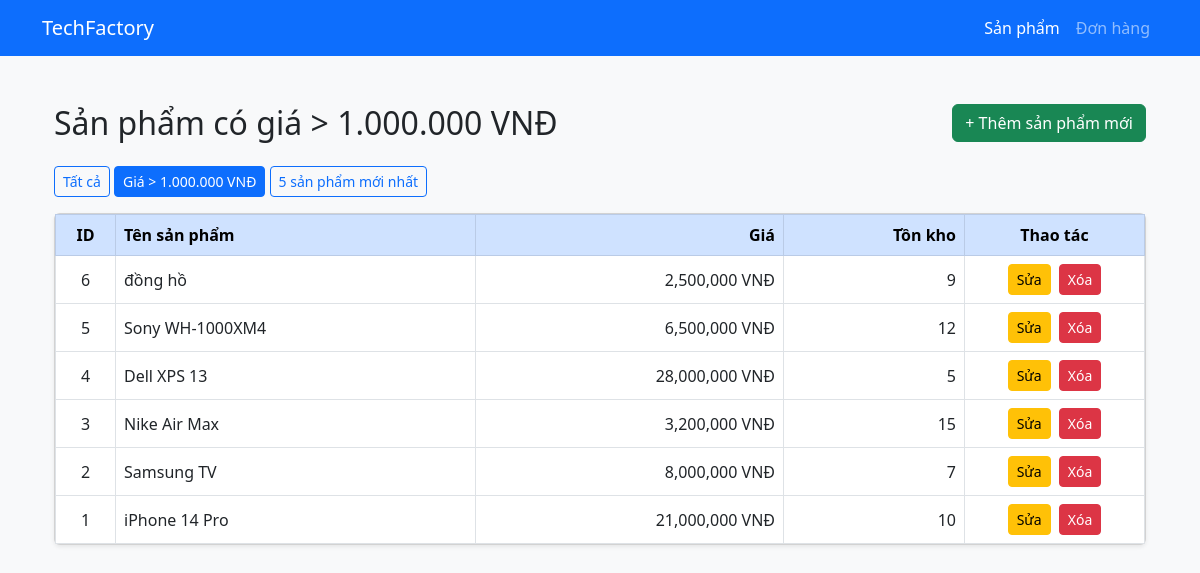
The page /ngay9/index.php?page=products&filter_price=1 on the database its author committed.
### tables this page shows
CREATE TABLE `products` (
  `id` int NOT NULL,
  `product_name` varchar(255) DEFAULT NULL,
  `brand` varchar(255) DEFAULT NULL,
  `description` text,
  `unit_price` int DEFAULT NULL,
  `category` varchar(255) DEFAULT NULL,
  `stock_quantity` int DEFAULT NULL,
  `image` varchar(255) DEFAULT NULL
);

### ngay9/views/products/index.php (the view, shortened to what this page needs)
<?php
require_once __DIR__ . '/../../models/Product.php';
$filter_price = isset($_GET['filter_price']) ? true : false;
$show_latest = isset($_GET['latest']) ? true : false;
if ($filter_price) {
    $products = $pdo->query("SELECT * FROM products WHERE unit_price > 1000000 ORDER BY id DESC")->fetchAll();
    $filter_title = "Sản phẩm có giá > 1.000.000 VNĐ";
} elseif ($show_latest) {
    $products = $pdo->query("SELECT * FROM products ORDER BY id DESC LIMIT 5")->fetchAll();
    $filter_title = "5 sản phẩm mới nhất";
} else {
    $products = $pdo->query("SELECT * FROM products ORDER BY id DESC")->fetchAll();
    $filter_title = "Tất cả sản phẩm";
}
?>
<!DOCTYPE html>
<html>
<head>
    <link href="https://cdn.jsdelivr.net/npm/bootstrap@5.3.0/dist/css/bootstrap.min.css" rel="stylesheet">
</head>
<body class="bg-light">
<div class="container mt-5">
    <div class="d-flex justify-content-between align-items-center mb-4">
        <h2 class="mb-0"><?= $filter_title ?></h2>
        <a href="index.php?page=products&add=1" class="btn btn-success">+ Thêm sản phẩm mới</a>
    </div>
    <div class="mb-3">
        <a href="index.php?page=products" class="btn btn-outline-primary btn-sm<?= !$filter_price && !$show_latest ? ' active' : '' ?>">Tất cả</a>
        <a href="index.php?page=products&filter_price=1" class="btn btn-outline-primary btn-sm<?= $filter_price ? ' active' : '' ?>">Giá &gt; 1.000.000 VNĐ</a>
        <a href="index.php?page=products&latest=1" class="btn btn-outline-primary btn-sm<?= $show_latest ? ' active' : '' ?>">5 sản phẩm mới nhất</a>
    </div>
    <div class="card shadow-sm">
        <div class="card-body p-0">
            <table class="table table-bordered table-hover align-middle mb-0">
                <thead class="table-primary">
                    <tr>
                        <th class="text-center" style="width:60px;">ID</th>
                        <th>Tên sản phẩm</th>
                        <th class="text-end">Giá</th>
                        <th class="text-end">Tồn kho</th>
                        <th class="text-center" style="width:180px;">Thao tác</th>
                    </tr>
                </thead>
                <tbody>
                <?php foreach ($products as $p): ?>
                    <tr>
                        <td class="text-center"><?= $p['id'] ?></td>
                        <td><?= htmlspecialchars($p['product_name'] ?? '') ?></td>
                        <td class="text-end"><?= number_format($p['unit_price']) ?> VNĐ</td>
                        <td class="text-end"><?= $p['stock_quantity'] ?></td>
                        <td class="text-center">
                            <a href="index.php?page=products&edit=<?= $p['id'] ?>" class="btn btn-warning btn-sm me-1">Sửa</a>
                            <a href="index.php?page=products&delete=<?= $p['id'] ?>" class="btn btn-danger btn-sm" onclick="return confirm('Xóa sản phẩm này?')">Xóa</a>
                        </td>
                    </tr>
                <?php endforeach; ?>
                </tbody>
            </table>
        </div>
    </div>
</div>
</body>
</html>

### rows shown on the page
products: id "6", product_name "đồng hồ", unit_price "2,500,000", stock_quantity "9"
products: id "5", product_name "Sony WH-1000XM4", unit_price "6,500,000", stock_quantity "12"
products: id "4", product_name "Dell XPS 13", unit_price "28,000,000", stock_quantity "5"
products: id "3", product_name "Nike Air Max", unit_price "3,200,000", stock_quantity "15"
products: id "2", product_name "Samsung TV", unit_price "8,000,000", stock_quantity "7"
products: id "1", product_name "iPhone 14 Pro", unit_price "21,000,000", stock_quantity "10"

### other values the page prints
$filter_title "Sản phẩm có giá > 1.000.000 VNĐ"
